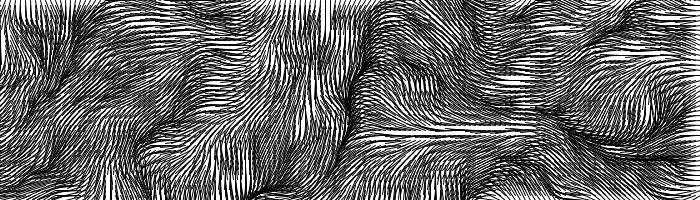
Frame 1 (no input)
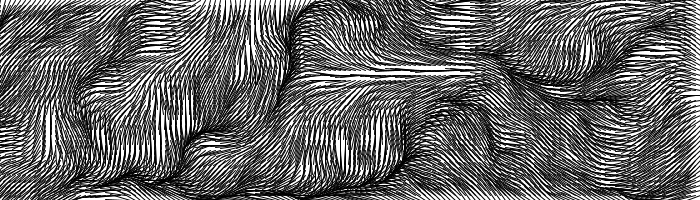
Frame 60 (the mouse pressed at the canvas centre just before this capture)
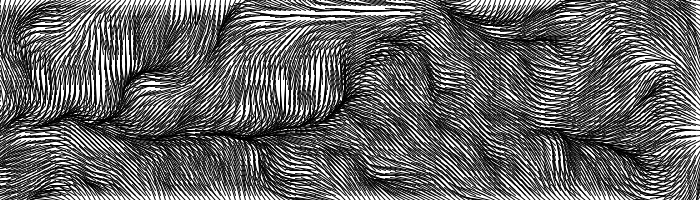
Frame 120 (the mouse held since frame 60 and released just before this capture)

The Processing sketch that drew these frames (run headless with seeded random() and noise(); from frame 60 on, the mouse is pressed at the canvas centre):

// Processing sketch: Cap5_4_1_PadraoLinhasNoise
// ── Cap5_4_1_PadraoLinhasNoise.pde
/*
 * Livro: O Código Transcendente
 * por Mateus Paresqui Berruezo.
 * Capítulo 5 - Seção 5.4
 * 
 * Parte do repositório encontrado em:
 * https://github.com/codigotranscendente/livro
 *
 * MIT License. Pode ser consultada em:
 * https://opensource.org/licenses/MIT
 */

// Valores iniciais dos ruídos:
float nxi = random(100);
float nyi = random(100);

void setup() {
  size(700,200);
  frameRate(30);
  background(255);
}

void draw() {
  background(255);
  
  // Separação entre uma linha e outra (em pixels):
  int sepLinhas = 5;
  
  // Tamanho das linhas desenhadas (em pixels):
  float tamLinha = 20;
  
  // Incrementa o valor inicial dos ruídos:
  nxi += 0.01;
  nyi += 0.01;
  
  // Define os ruídos locais a serem usados na angulação das retas:
  float ny = nyi;
  float nx = nxi;
  
  for (int y = 0; y <= height; y += sepLinhas) {
    
    // Incrementa e reinicia o ruído local:
    ny += 0.05;
    nx = nxi;
    
    for (int x = 0; x <= width; x += sepLinhas) {
      
      // Incrementa o ruído local:
      nx += 0.05;
      
      // Define a variável que irá determinar a inclinação das retas:
      float angulo = 360*noise(nx,ny);
      float xf = x + tamLinha*cos(radians(angulo));
      float yf = y + tamLinha*sin(radians(angulo));
      line(x,y,xf,yf);
    }
  }
}
